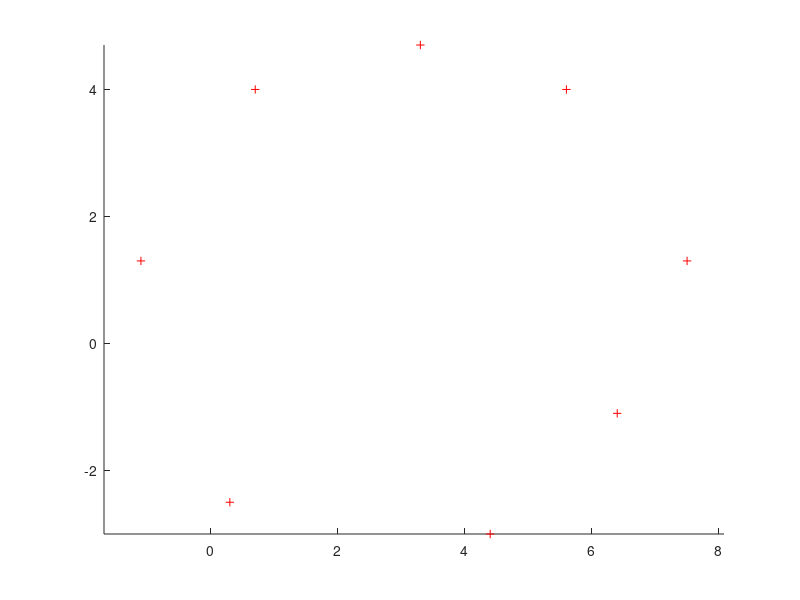

Here is the MATLAB script that generated this plot: (Note: this script raises an error after producing the figure.)
% clean up
close all;

% gegebene Datenwerte
x = [0.7; 3.3; 5.6; 7.5; 6.4; 4.4; 0.3; -1.1];
y = [4; 4.7; 4; 1.3; -1.1; -3; -2.5; 1.3];

% erratene Werte
r0 = 1;
m0 = [mean(x); mean(y)];

figure;

% Kreis plotten
hold on;
axis equal; % idee aus ML

plot(x, y, 'r+'); % gegebene Datenpunkte
[m, r] = circ_geo_fit_gauss(x, y, m0, r0);
t = (0:0.01:2) * pi; % aus ML
plot(m(1) + r * cos(t), m(2) * r * sin(t), 'b');

